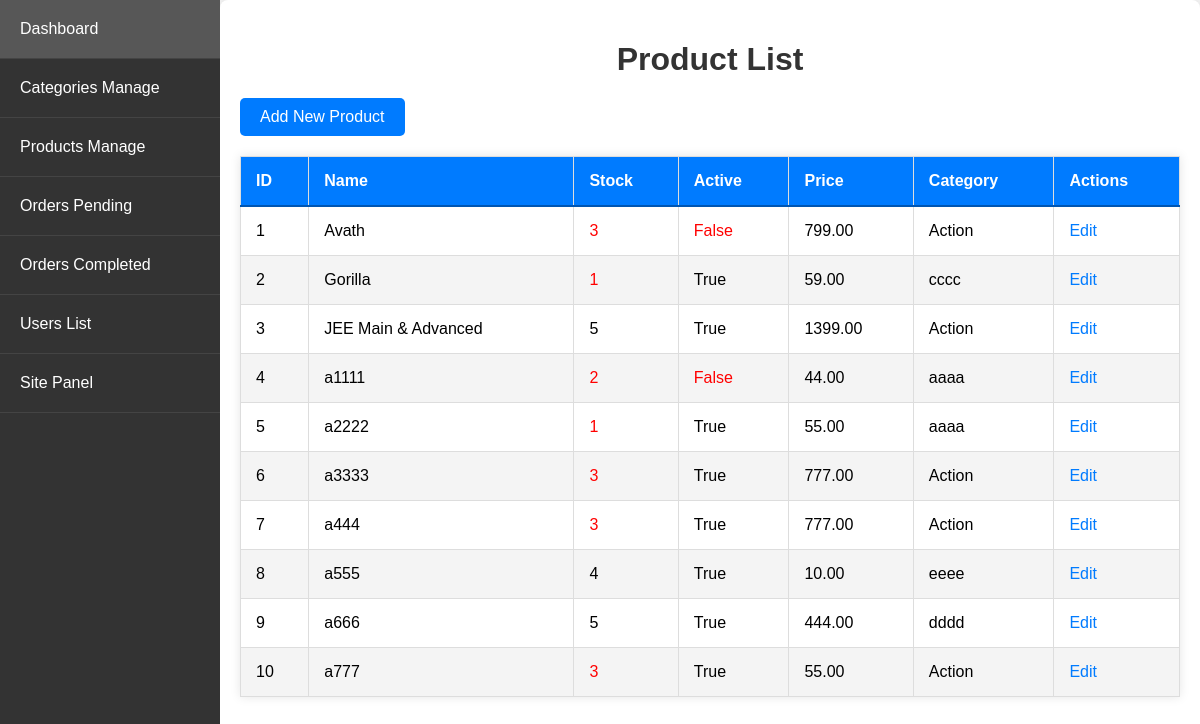
Page /admin_app/admin_app/products/ (signed in) on the earlier database version.
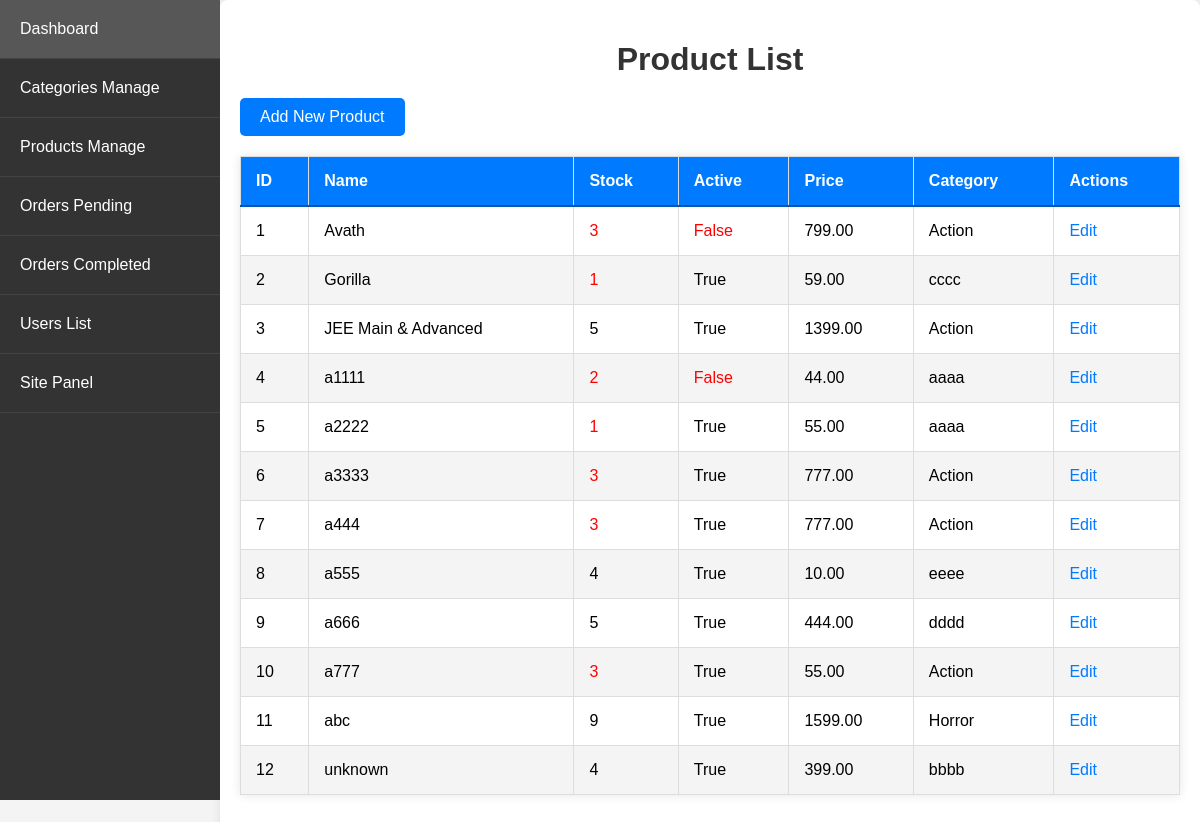
Same page on the later database version.
### store/models.py (models this page shows, shortened)
class Product(models.Model):
    name = models.CharField(max_length=250, unique=True)
    slug = models.SlugField(max_length=250, unique=True)
    description = models.TextField(blank=True)
    old_price = models.DecimalField(max_digits=7, blank=True, null=True, decimal_places=2)
    new_price = models.DecimalField(max_digits=7, blank=False, decimal_places=2)
    category = models.ForeignKey(Category, on_delete=models.SET_NULL, null=True)
    image_1 = models.ImageField(upload_to='product')
    image_2 = models.ImageField(upload_to='product', blank=True)
    image_3 = models.ImageField(upload_to='product', blank=True)
    video_url = models.URLField(max_length=200, blank=True)
    stock = models.IntegerField()
    active = models.BooleanField(default=True)
    new = models.BooleanField(default=True)
    created = models.DateTimeField(auto_now_add=True)
    update = models.DateField(auto_now=True)
    class Meta:
        ordering = ('name',)
        verbose_name = 'product'
        verbose_name_plural = 'products'

class Category(models.Model):
    name = models.CharField(max_length=250, unique=True)
    slug = models.SlugField(max_length=250, unique=True)
    image = models.ImageField(upload_to='category', blank=True)
    class Meta:
        ordering = ('name',)
        verbose_name = 'category'
        verbose_name_plural = 'categorys'

### admin_app/views.py (the view)
# urls.py: path('admin_app/products/', views.product_list, name='product_list'),
@login_required
@user_passes_test(is_admin)
def product_list(request):
    products = Product.objects.all()
    return render(request, 'admin_app/product_list.html', {'products': products})

### admin_app/views.py (called while the page is built)
def is_admin(user):
    return user.is_superuser

### store/context_processors.py (called while the page is built)
def menu_link(request): # this function don't wanna call to work, it's defined in setting to work
    links_list = Category.objects.annotate(
        num_products=Count('product', filter=Q(product__active=True, product__stock__gt=0))
    ).filter(num_products__gt=0).order_by('name')  # Add an order_by clause here
    paginator3 = Paginator(links_list, 8)
    try:
        page = int(request.GET.get('page', '1'))
    except:
        page = 1
    try:
        links = paginator3.page(page)
    except (InvalidPage, EmptyPage):
        links = paginator3.page(paginator3.num_pages)
    return dict(links=links)

def cart_data(request):
    data = cartData(request)
    cartItems = data['cartItems']
    return {'cartItems': cartItems}

def wishlist_count(request):
    if request.user.is_authenticated:
        wishlist_count = Wishlist.objects.filter(user=request.user).count()
    else:
        cookie_data = cookieWishlist(request)
        wishlist_count = cookie_data['wishlist_count']
    return {'wishlist_count': wishlist_count}

### store/models.py (called while the page is built)
    @property
    def get_cart_items(self):
        orderitems = self.orderitem_set.all()
        total = sum([item.quantity for item in orderitems])
        return total

### store/utils.py (called while the page is built)
def cartData(request):
    if request.user.is_authenticated:
        customer = request.user.customer
        order, created = Order.objects.get_or_create(customer=customer, complete=False)
        items = order.orderitem_set.all()
        cartItems = order.get_cart_items
        total_price_difference = sum((item.product.old_price - item.product.new_price) * item.quantity for item in items)
    else:
        cookieData = cookieCart(request)
        cartItems = cookieData['cartItems']
        order = cookieData['order']
        items = cookieData['items']
        total_price_difference = cookieData['total_price_difference']
    print("............cartData.............")
    return {'cartItems': cartItems, 'order': order, 'items': items, 'total_price_difference': total_price_difference}

### admin_app/templates/admin_app/product_list.html (shortened to what this page needs)
{% extends 'admin_app/base_admin.html' %}
{% block content %}
<h1>Product List</h1>
<a href="{% url 'admin_app:product_create' %}" class="button">Add New Product</a>
<table>
    <thead>
        <tr>
            <th>ID</th>
            <th>Name</th>
            <th>Stock</th>
            <th>Active</th>
            <th>Price</th>
            <th>Category</th>
            <th>Actions</th>
        </tr>
    </thead>
    <tbody>
        {% for product in products %}
        <tr>
            <td>{{ forloop.counter }}</td>
            <td>{{ product.name }}</td>
            <td class="{% if product.stock < 4 %}low-stock{% endif %}">{{ product.stock }}</td>
            <td class="{% if not product.active %}inactive{% endif %}">{{ product.active }}</td>
            <td>{{ product.new_price }}</td>
            <td>{{ product.category.name }}</td>
            <td>
                <a href="{% url 'admin_app:product_update' product.pk %}">Edit</a>
            </td>
        </tr>
        {% endfor %}
    </tbody>
</table>
{% endblock %}

### admin_app/templates/admin_app/base_admin.html (shortened to what this page needs)
{% load static %}
<!DOCTYPE html>
<html lang="en">
<head>
    <link rel="stylesheet" href="{% static 'CSS/admin_dashboard.css' %}">
</head>
<body>
    <div class="wrapper">
        <ul class="sidebar">
            <li style="padding: 0px;"><a style="padding: 20px;" href="{% url 'admin_app:dashboard' %}">Dashboard</a></li>
            <li style="padding: 0px;"><a style="padding: 20px;" href="{% url 'admin_app:category_list' %}">Categories Manage</a></li>
            <li style="padding: 0px;"><a style="padding: 20px;" href="{% url 'admin_app:product_list' %}">Products Manage</a></li>
            <li style="padding: 0px;"><a style="padding: 20px;" href="{% url 'admin_app:order_list' %}">Orders Pending</a></li>
            <li style="padding: 0px;"><a style="padding: 20px;" href="{% url 'admin_app:order_compleated' %}">Orders Completed</a></li>
            <li style="padding: 0px;"><a style="padding: 20px;" href="{% url 'admin_app:users_list' %}">Users List</a></li>
            <li style="padding: 0px;"><a style="padding: 20px;" href="{% url 'store_app:allProdCat' %}">Site Panel</a></li>
        </ul>
        <div class="container">
            {% block content %}
            {% endblock %}
        </div>
    </div>
</body>
</html>

### static/CSS/admin_dashboard.css (style rules this page uses)
body { font-family: Arial, sans-serif; background-color: #f4f4f4; margin: 0; padding: 0; }
.wrapper { display: flex; }
.sidebar { width: 220px; background-color: #333; padding: 0; margin: 0; list-style: none; height: 100vh; position: fixed; top: 0; left: 0; overflow-y: auto; }
.sidebar li { border-bottom: 1px solid #444; }
.sidebar a { display: block; color: white; text-decoration: none; padding: 15px 20px; transition: background 0.3s; }
.container { margin-left: 220px; padding: 20px; width: calc(100% - 220px); box-sizing: border-box; background: #fff; box-shadow: 0 0 10px rgba(0, 0, 0, 0.1); border-radius: 8px; }
h1 { text-align: center; color: #333; margin-bottom: 20px; }
a.button { display: inline-block; margin-bottom: 20px; padding: 10px 20px; background: #007bff; color: #fff; text-decoration: none; border-radius: 5px; transition: background 0.3s; }
table { width: 100%; border-collapse: collapse; margin-bottom: 20px; box-shadow: 0 0 10px rgba(0, 0, 0, 0.1); }
thead { background: #007bff; color: #fff; }
thead th { padding: 15px; text-align: left; border-bottom: 2px solid #0056b3; }
tbody tr:nth-child(even) { background: #f4f4f4; }
td, th { padding: 15px; border: 1px solid #ddd; }
td a { color: #007bff; text-decoration: none; transition: color 0.3s; }

### admin_app/templates/admin_app/product_list.html (style rules this page uses)
.inactive { color: red; }
.low-stock { color: red; }

Differences in the rows shown:
added Product: name "abc", stock "9", active "True", new_price "1599.00", category.name "Horror"
added Product: name "unknown", stock "4", active "True", new_price "399.00", category.name "bbbb"
